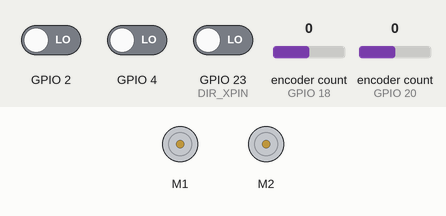
A sketch run on a simulated ESP32. Parts: 2 × DC motor (green arrow = forward, orange = backward, longer = faster). The inputs (shaded band) are chosen by the test bench; at power-on: encoder count (sensors on GPIO 18, GPIO 20) 0, GPIO 4 LOW, GPIO 2 LOW, GPIO 23 (DIR_XPIN) LOW.

Above: at 1.2 s.
1.3 s: encoder count (sensor on GPIO 18) set to 4
At 2.0 s:
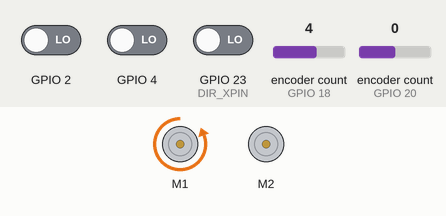
2.8 s: encoder count (sensor on GPIO 18) set to 3
At 3.2 s:
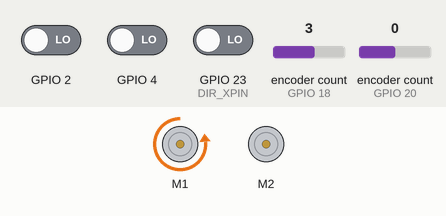
4.3 s: GPIO 4 driven HIGH
At 5.4 s:
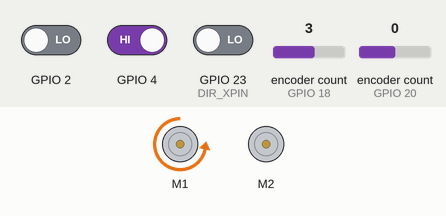
7.3 s: encoder count (sensor on GPIO 18) set to 2
At 7.8 s:
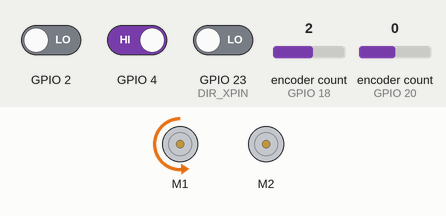
8.8 s: encoder count (sensor on GPIO 18) set to 1
At 10.0 s:
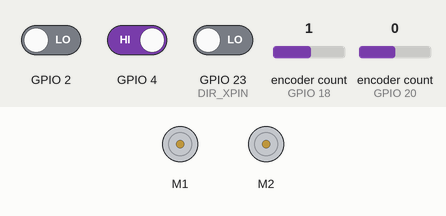
10.3 s: encoder count (sensor on GPIO 18) set to 5
At 11.2 s:
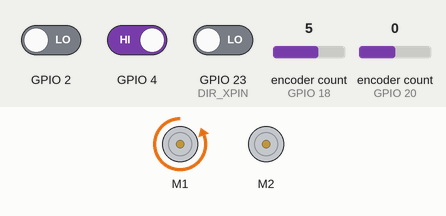
Timing chart, 0 to 12.8 s (numbered marks = the images above; inputs shaded):
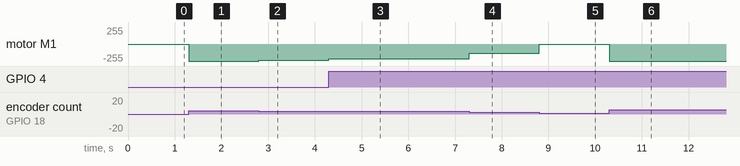

Measured:
- after the input at 1.3 s, motor M1: stopped → backward 255/255 at once
- after the input at 2.8 s, motor M1: backward 255/255 → backward 240/255 at once, → backward 241/255 0.78 s later
- after the input at 4.3 s, motor M1: backward 241/255 → backward 221/255 at once, → backward 222/255 2.2 s later
- after the input at 7.3 s, motor M1: backward 222/255 → backward 142/255 at once
- after the input at 8.8 s, motor M1: backward 142/255 → stopped at once
- after the input at 10.3 s, motor M1: stopped → backward 255/255 at once

The sketch:

CNC-PLOTTER-FROM-DC-MOTORS-AND-OPTICAL-ENCODERS.ino
```cpp
// Timer2 library
#include "FlexiTimer2.h"

// PID library
#include <PID_v1.h>

// AFMotor library
#include <AFMotor.h>

// Quadrature Encoder Library
#include "Encoder.h"

// Create the motor driver instances
AF_DCMotor motorX(1, MOTOR12_8KHZ);
AF_DCMotor motorY(2, MOTOR12_8KHZ);

// Set up pins for the quadrature encoders - Arduino MEGA2560 has 6 interrupt pins.
#define EncoderX_ChannelA   18  // Interrupt 5
#define EncoderX_ChannelB   22
#define EncoderY_ChannelA   20  // Interrupt 3
#define EncoderY_ChannelB   24

// Set up STEP & DIRECTION pins for X and Y axis
#define STEP_XPIN           19  // Interrupt 4
#define STEP_YPIN           21  // Interrupt 2
#define DIR_XPIN            23
#define DIR_YPIN            25

// Turn on/ off debugging for X/Y motor
#define DEBUG_X             0
#define DEBUG_Y             0

// For calculating the actual movements
#define STEPSPERMM_X      24.5    // STEP/mm is used in the GRBL for DC motor X axis.
#define DEADBW_X          4.5     // Deadband width = 4.5 --> Acceptable error for positioning in mm: 0.18mm.

#define STEPSPERMM_Y      192.0   // STEP/mm is used in the GRBL for DC motor Y axis.
#define DEADBW_Y          19.2    // Deadband width = 19.2 --> Acceptable error for positioning in mm: 0.1mm.


// Set up Input
double INPUT_X;
double INPUT_Y;

double OLD_INPUT_X = 0;
double OLD_INPUT_Y = 0;

// Set up Actual value
double ACTUAL_X_MM;
double ACTUAL_Y_MM;

double OLD_ACTUAL_X_MM;
double OLD_ACTUAL_Y_MM;


// PID controller constants
double KP_X = 20.0;     // P for X motor
double KI_X = 0.03;     // I for X motor
double KD_X = 0.01;     // D for X motor

double KP_Y = 9.0;      // P for Y motor
double KI_Y = 0.02;     // I for Y motor
double KD_Y = 0.01;     // D for Y motor

// The Output variable motor speed to the motor driver
double OUTPUT_X;
double OUTPUT_Y;

double OLD_OUTPUT_X = 0;
double OLD_OUTPUT_Y = 0;

// Setpoint
double SETPOINT_X = 0;
double SETPOINT_Y = 0;

double OLD_SETPOINT_X = 0;
double OLD_SETPOINT_Y = 0;

double ERROR_X = 0;
double ERROR_Y = 0;

// PID controller
PID myPID_X(&INPUT_X, &OUTPUT_X, &SETPOINT_X, KP_X, KI_X, KD_X, DIRECT);
PID myPID_Y(&INPUT_Y, &OUTPUT_Y, &SETPOINT_Y, KP_Y, KI_Y, KD_Y, DIRECT);

// Setup optical encoders
Encoder XEncoder(EncoderX_ChannelA, EncoderX_ChannelB);
Encoder YEncoder(EncoderY_ChannelA, EncoderY_ChannelB);

void setup()
{
  // For debugging
  Serial.begin(115200);

  pinMode(STEP_XPIN, INPUT);
  pinMode(STEP_YPIN, INPUT);
  pinMode(DIR_XPIN, INPUT);
  pinMode(DIR_YPIN, INPUT);

  // The stepper simulator
  attachInterrupt(4, doXstep, RISING);  // PIN 19 (Interrupt 4) - Interrupt X step at rising edge pulses
  attachInterrupt(2, doYstep, RISING);  // PIN 21 (Interrupt 2) - Interrupt Y step at rising edge pulses

  // Outpout PWM limits
  myPID_X.SetOutputLimits(-255,255);
  myPID_Y.SetOutputLimits(-255,255);

  // Compute output every 1ms
  myPID_X.SetSampleTime(1);
  myPID_Y.SetSampleTime(1);

  // Setup PID mode
  myPID_X.SetMode(AUTOMATIC);
  myPID_Y.SetMode(AUTOMATIC);

  // Apply PID every 1ms by FlexiTimer2
  FlexiTimer2::set(1, 1.0/1000, doPID);
  FlexiTimer2::start();
}

void loop()
{
  // Read X and Y axis optical encoders
  INPUT_X = XEncoder.read();
  INPUT_Y = YEncoder.read();

  // Calculating the error
  ERROR_X = (INPUT_X - SETPOINT_X);
  ERROR_Y = (INPUT_Y - SETPOINT_Y);

  // For debugging
 if (DEBUG_X)
 {
  ACTUAL_X_MM = INPUT_X / STEPSPERMM_X;
 // Debugging X motor actual position in mm
 if (OLD_ACTUAL_X_MM != ACTUAL_X_MM)
 {
    Serial.print("ACTUAL X(MM): ");
    Serial.println(ACTUAL_X_MM);
    OLD_ACTUAL_X_MM = ACTUAL_X_MM;
  }
 // Debugging position X encoders
 if (OLD_INPUT_X != INPUT_X)
 {
    Serial.print("POSITION X: ");
    Serial.println(INPUT_X);
    OLD_INPUT_X = INPUT_X;
  }
  // Debugging X stepping input
  if ( SETPOINT_X != OLD_SETPOINT_X )
  {
    Serial.print("SETPOINT X: ");
    Serial.println(SETPOINT_X);
    OLD_SETPOINT_X = SETPOINT_X;
  }
  // Debugging X motor PWM output
  if ( OUTPUT_X != OLD_OUTPUT_X )
  {
    Serial.print("OUTPUT X: ");
    Serial.println(OUTPUT_X);
    OLD_OUTPUT_X = OUTPUT_X;
  }

 }
 if (DEBUG_Y)
 {
    ACTUAL_Y_MM = INPUT_Y / STEPSPERMM_Y;
 // Debugging Y motor actual position in mm
 if (OLD_ACTUAL_Y_MM != ACTUAL_Y_MM)
 {
    Serial.print("ACTUAL Y(MM): ");
    Serial.println(ACTUAL_Y_MM);
    OLD_ACTUAL_Y_MM = ACTUAL_Y_MM;
  }
  // Debugging Y stepping input
  if ( SETPOINT_Y != OLD_SETPOINT_Y )
  {
    Serial.print("SETPOINT Y: ");
    Serial.println(SETPOINT_Y);
    OLD_SETPOINT_Y = SETPOINT_Y;
  }
  // Debugging position Y encoders
  if (OLD_INPUT_Y != INPUT_Y)
  {
    Serial.print("POSITION Y: ");
    Serial.println(INPUT_Y);
    OLD_INPUT_Y = INPUT_Y;
  }
  // Debugging Y motor PWM output
  if ( OUTPUT_Y != OLD_OUTPUT_Y )
  {
    Serial.print("OUTPUT Y: ");
    Serial.println(OUTPUT_Y);
    OLD_OUTPUT_Y = OUTPUT_Y;
  }

 }
}

void doXstep()
{
  if ( digitalRead(DIR_XPIN) == HIGH ) SETPOINT_X--;
  else SETPOINT_X++;
}

void doYstep()
{
  if ( digitalRead(DIR_YPIN) == HIGH ) SETPOINT_Y--;
  else SETPOINT_Y++;
}

void doPID()
{
  interrupts();
  myPID_X.Compute();
  myPID_Y.Compute();
  if (abs(ERROR_X) < DEADBW_X) // If the motor X is in position within the deadband width (acceptable error)
    {
      motorX.setSpeed(0); // Turn off the X motor
    }
  else
    {
      motorX.setSpeed(abs(int(OUTPUT_X)));  // X Motor is regulated by PID controller ouput
    }
  if (abs(ERROR_Y) < DEADBW_Y) // If the motor Y is in position within the deadband width (acceptable error)
    {
      motorY.setSpeed(0); // Turn off the Y motor
    }
  else
    {
      motorY.setSpeed(abs(int(OUTPUT_Y)));  // Y Motor is regulated by PID controller ouput
    }
  int directionX;
  int directionY;

  if(OUTPUT_X > 0)
    {
      directionX = FORWARD;
    }
  if(OUTPUT_X < 0)
    {
      directionX = BACKWARD;
    }

  if(OUTPUT_Y > 0)
    {
      directionY = FORWARD;
    }
  if(OUTPUT_Y < 0)
    {
      directionY = BACKWARD;
    }

  motorX.run(directionX);
  motorY.run(directionY);
}
```
